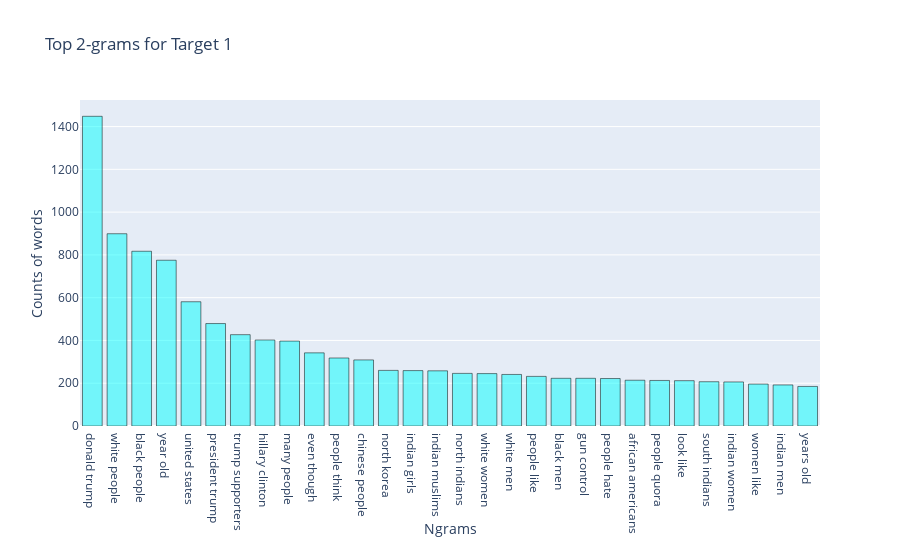

The code cell stored with this chart in its notebook:
### Code cell
plot_top_ngrams(target1.question_text,ngrams=(2,2),top=30,name="Top 2-grams for Target 1")

### Figure 1 — Plotly figure (JSON) as saved in the notebook; plotly's stock layout.template omitted (floating-point values rounded to 4 significant figures)
{"data": [{"marker": {"color": "rgba(0,255,255,0.5)", "line": {"color": "rgb(0,0,0)", "width": 0.5}}, "type": "bar", "x": ["donald trump", "white people", "black people", "year old", "united states", "president trump", "trump supporters", "hillary clinton", "many people", "even though", "people think", "chinese people", "north korea", "indian girls", "indian muslims", "north indians", "white women", "white men", "people like", "black men", "gun control", "people hate", "african americans", "people quora", "look like", "south indians", "indian women", "women like", "indian men", "years old"], "y": [1448, 899, 817, 775, 581, 479, 427, 402, 397, 342, 318, 309, 260, 259, 258, 246, 245, 241, 232, 223, 223, 222, 214, 213, 212, 207, 206, 196, 192, 185]}], "layout": {"title": {"text": "Top 2-grams for Target 1"}, "xaxis": {"title": {"text": "Ngrams"}}, "yaxis": {"title": {"text": "Counts of words"}}}}
